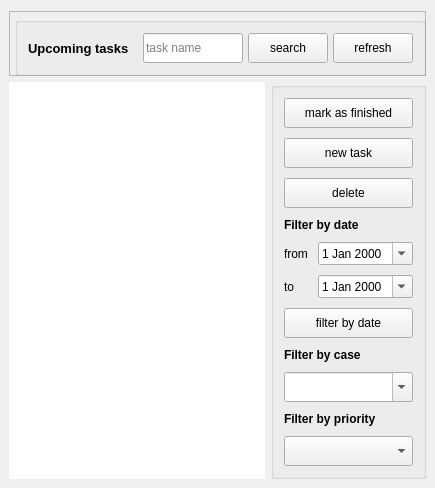
          <widget class="QWidget" name="uTasks">
           <layout class="QGridLayout" name="gridLayout">
            <property name="leftMargin">
             <number>9</number>
            </property>
            <property name="rightMargin">
             <number>9</number>
            </property>
            <property name="bottomMargin">
             <number>9</number>
            </property>
            <item row="0" column="0" rowspan="2" colspan="2">
             <widget class="QFrame" name="frame_2">
              <property name="minimumSize">
               <size>
                <width>0</width>
                <height>30</height>
               </size>
              </property>
              <property name="maximumSize">
               <size>
                <width>16777215</width>
                <height>16777215</height>
               </size>
              </property>
              <property name="frameShape">
               <enum>QFrame::StyledPanel</enum>
              </property>
              <property name="frameShadow">
               <enum>QFrame::Raised</enum>
              </property>
              <layout class="QHBoxLayout" name="horizontalLayout_3"/>
             </widget>
            </item>
            <item row="2" column="0" colspan="2">
             <layout class="QHBoxLayout" name="horizontalLayout_4">
              <item>
               <widget class="QTableView" name="tableView_upcomingTasks">
                <property name="autoFillBackground">
                 <bool>true</bool>
                </property>
                <property name="frameShape">
                 <enum>QFrame::NoFrame</enum>
                </property>
                <property name="frameShadow">
                 <enum>QFrame::Plain</enum>
                </property>
                <property name="editTriggers">
                 <set>QAbstractItemView::NoEditTriggers</set>
                </property>
                <property name="alternatingRowColors">
                 <bool>true</bool>
                </property>
                <property name="selectionBehavior">
                 <enum>QAbstractItemView::SelectRows</enum>
                </property>
                <property name="showGrid">
                 <bool>false</bool>
                </property>
                <property name="sortingEnabled">
                 <bool>true</bool>
                </property>
                <property name="wordWrap">
                 <bool>false</bool>
                </property>
                <attribute name="horizontalHeaderDefaultSectionSize">
                 <number>150</number>
                </attribute>
                <attribute name="horizontalHeaderStretchLastSection">
                 <bool>true</bool>
                </attribute>
               </widget>
              </item>
              <item>
               <widget class="QGroupBox" name="groupBox">
                <layout class="QFormLayout" name="formLayout">
                 <property name="horizontalSpacing">
                  <number>10</number>
                 </property>
                 <property name="verticalSpacing">
                  <number>10</number>
                 </property>
                 <property name="leftMargin">
                  <number>10</number>
                 </property>
                 <property name="topMargin">
                  <number>10</number>
                 </property>
                 <property name="rightMargin">
                  <number>10</number>
                 </property>
                 <property name="bottomMargin">
                  <number>10</number>
                 </property>
                 <item row="0" column="0" colspan="2">
                  <widget class="QPushButton" name="pushButton_markFinished">
                   <property name="minimumSize">
                    <size>
                     <width>0</width>
                     <height>30</height>
                    </size>
                   </property>
                   <property name="maximumSize">
                    <size>
                     <width>16777215</width>
                     <height>30</height>
                    </size>
                   </property>
                   <property name="text">
                    <string>mark as finished</string>
                   </property>
                   <property name="icon">
                    <iconset resource="images/icons/icons.qrc">
                     <normaloff>:/new/general/Dialog-Apply-64.png</normaloff>:/new/general/Dialog-Apply-64.png</iconset>
                   </property>
                  </widget>
                 </item>
                 <item row="2" column="0" colspan="2">
                  <widget class="QPushButton" name="pushButton_delUtask">
                   <property name="minimumSize">
                    <size>
                     <width>0</width>
                     <height>30</height>
                    </size>
                   </property>
                   <property name="maximumSize">
                    <size>
                     <width>16777215</width>
                     <height>30</height>
                    </size>
                   </property>
                   <property name="text">
                    <string>delete</string>
                   </property>
                   <property name="icon">
                    <iconset resource="images/icons/icons.qrc">
                     <normaloff>:/new/general/Gnome-Process-Stop-64.png</normaloff>:/new/general/Gnome-Process-Stop-64.png</iconset>
                   </property>
                  </widget>
                 </item>
                 <item row="3" column="0" colspan="2">
                  <widget class="QLabel" name="label_10">
                   <property name="font">
                    <font>
                     <weight>75</weight>
                     <bold>true</bold>
                    </font>
                   </property>
                   <property name="text">
                    <string>Filter by date</string>
                   </property>
                  </widget>
                 </item>
                 <item row="4" column="0">
                  <widget class="QLabel" name="label_11">
                   <property name="text">
                    <string>from</string>
                   </property>
                  </widget>
                 </item>
                 <item row="4" column="1">
                  <widget class="QDateEdit" name="dateEdit_fromUtasks">
                   <property name="calendarPopup">
                    <bool>true</bool>
                   </property>
                  </widget>
                 </item>
                 <item row="5" column="0">
                  <widget class="QLabel" name="label_12">
                   <property name="text">
                    <string>to</string>
                   </property>
                  </widget>
                 </item>
                 <item row="5" column="1">
                  <widget class="QDateEdit" name="dateEdit_toUtasks">
                   <property name="calendarPopup">
                    <bool>true</bool>
                   </property>
                  </widget>
                 </item>
                 <item row="7" column="0" colspan="2">
                  <widget class="QLabel" name="label_13">
                   <property name="font">
                    <font>
                     <weight>75</weight>
                     <bold>true</bold>
                    </font>
                   </property>
                   <property name="text">
                    <string>Filter by case</string>
                   </property>
                  </widget>
                 </item>
                 <item row="8" column="0" colspan="2">
                  <widget class="QComboBox" name="comboBox_filterUtaskCase">
                   <property name="minimumSize">
                    <size>
                     <width>0</width>
                     <height>30</height>
                    </size>
                   </property>
                   <property name="editable">
                    <bool>true</bool>
                   </property>
                  </widget>
                 </item>
                 <item row="9" column="0" colspan="2">
                  <widget class="QLabel" name="label_14">
                   <property name="font">
                    <font>
                     <weight>75</weight>
                     <bold>true</bold>
                    </font>
                   </property>
                   <property name="text">
                    <string>Filter by priority</string>
                   </property>
                  </widget>
                 </item>
                 <item row="10" column="0" colspan="2">
                  <widget class="QComboBox" name="comboBox_filterUtaskPriority">
                   <property name="minimumSize">
                    <size>
                     <width>0</width>
                     <height>30</height>
                    </size>
                   </property>
                  </widget>
                 </item>
                 <item row="1" column="0" colspan="2">
                  <widget class="QPushButton" name="pushButton_newTask_2">
                   <property name="minimumSize">
                    <size>
                     <width>0</width>
                     <height>30</height>
                    </size>
                   </property>
                   <property name="maximumSize">
                    <size>
                     <width>16777215</width>
                     <height>30</height>
                    </size>
                   </property>
                   <property name="text">
                    <string>new task</string>
                   </property>
                   <property name="icon">
                    <iconset resource="images/icons/icons.qrc">
                     <normaloff>:/new/general/plus_96px.png</normaloff>:/new/general/plus_96px.png</iconset>
                   </property>
                  </widget>
                 </item>
                 <item row="6" column="0" colspan="2">
                  <widget class="QPushButton" name="pushButton_filterUTByDate">
                   <property name="minimumSize">
                    <size>
                     <width>0</width>
                     <height>30</height>
                    </size>
                   </property>
                   <property name="maximumSize">
                    <size>
                     <width>16777215</width>
                     <height>30</height>
                    </size>
                   </property>
                   <property name="text">
                    <string>filter by date</string>
                   </property>
                  </widget>
                 </item>
                </layout>
               </widget>
              </item>
             </layout>
            </item>
            <item row="1" column="1">
             <widget class="QGroupBox" name="groupBox">
              <property name="font">
               <font>
                <family>Segoe UI</family>
                <pointsize>9</pointsize>
               </font>
              </property>
              <layout class="QHBoxLayout" name="horizontalLayout_2" stretch="4,2,2,2">
               <property name="spacing">
                <number>5</number>
               </property>
               <property name="leftMargin">
                <number>10</number>
               </property>
               <property name="topMargin">
                <number>10</number>
               </property>
               <property name="rightMargin">
                <number>10</number>
               </property>
               <property name="bottomMargin">
                <number>10</number>
               </property>
               <item>
                <widget class="QLabel" name="label_upcomingtasks">
                 <property name="font">
                  <font>
                   <family>Segoe UI</family>
                   <pointsize>10</pointsize>
                   <weight>75</weight>
                   <bold>true</bold>
                  </font>
                 </property>
                 <property name="text">
                  <string>Upcoming tasks</string>
                 </property>
                </widget>
               </item>
               <item>
                <widget class="QLineEdit" name="lineEdit_searchUTasks">
                 <property name="minimumSize">
                  <size>
                   <width>100</width>
                   <height>30</height>
                  </size>
                 </property>
                 <property name="maximumSize">
                  <size>
                   <width>200</width>
                   <height>16777215</height>
                  </size>
                 </property>
                 <property name="font">
                  <font>
                   <family>Segoe UI</family>
                   <pointsize>9</pointsize>
                  </font>
                 </property>
                 <property name="placeholderText">
                  <string>task name</string>
                 </property>
                </widget>
               </item>
               <item>
                <widget class="QPushButton" name="pushButton_searchUTasks">
                 <property name="minimumSize">
                  <size>
                   <width>0</width>
                   <height>30</height>
                  </size>
                 </property>
                 <property name="maximumSize">
                  <size>
                   <width>100</width>
                   <height>16777215</height>
                  </size>
                 </property>
                 <property name="font">
                  <font>
                   <family>Segoe UI</family>
                   <pointsize>9</pointsize>
                  </font>
                 </property>
                 <property name="text">
                  <string>search</string>
                 </property>
                 <property name="icon">
                  <iconset resource="images/icons/icons.qrc">
                   <normaloff>:/new/general/gnome-searchtool.png</normaloff>:/new/general/gnome-searchtool.png</iconset>
                 </property>
                </widget>
               </item>
               <item>
                <widget class="QPushButton" name="pushButton_refreshHome">
                 <property name="minimumSize">
                  <size>
                   <width>0</width>
                   <height>30</height>
                  </size>
                 </property>
                 <property name="maximumSize">
                  <size>
                   <width>100</width>
                   <height>16777215</height>
                  </size>
                 </property>
                 <property name="font">
                  <font>
                   <family>Segoe UI</family>
                   <pointsize>9</pointsize>
                  </font>
                 </property>
                 <property name="text">
                  <string>refresh</string>
                 </property>
                 <property name="icon">
                  <iconset resource="images/icons/icons.qrc">
                   <normaloff>:/new/general/Gnome-View-Refresh-64.png</normaloff>:/new/general/Gnome-View-Refresh-64.png</iconset>
                 </property>
                </widget>
               </item>
              </layout>
             </widget>
            </item>
           </layout>
          </widget>
